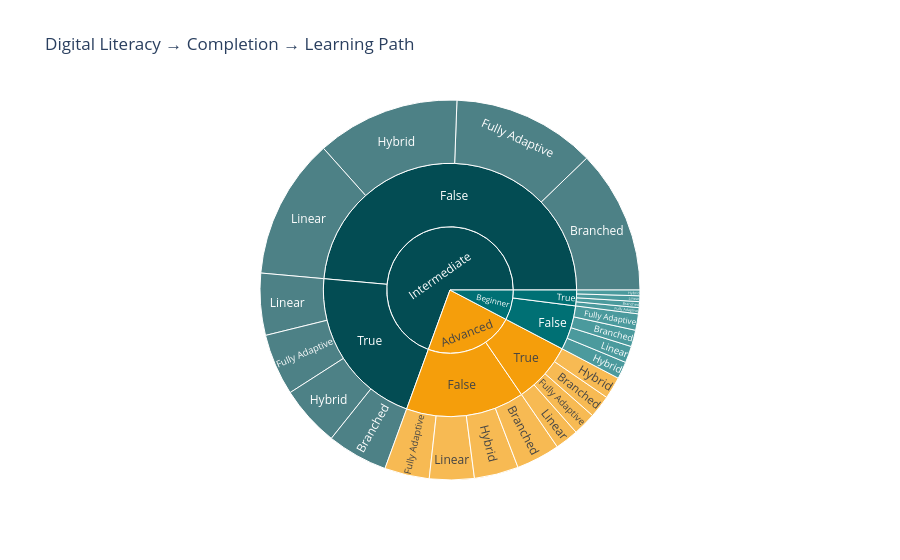

Notebook cell for this chart:
### Code cell
df['count'] = 1

fig = px.sunburst(
    df,
    path=['literacy_tier', 'course_completed','learning_path_type'],
    values='count',
    color='literacy_tier',
    color_discrete_sequence=[yellow, teal, dark_teal],
    title='Digital Literacy → Completion → Learning Path')

fig.show()

# fig.write_image("chart.png")

### Figure 1 — Plotly figure (JSON) as saved in the notebook; plotly's stock layout.template omitted (floating-point values rounded to 4 significant figures)
{"data": [{"branchvalues": "total", "customdata": [["Advanced"], ["Advanced"], ["Advanced"], ["Advanced"], ["Advanced"], ["Advanced"], ["Advanced"], ["Advanced"], ["Advanced"], ["Advanced"], ["Advanced"], ["Beginner"], ["Beginner"], ["Beginner"], ["Beginner"], ["Beginner"], ["Beginner"], ["Beginner"], ["Beginner"], ["Beginner"], ["Beginner"], ["Beginner"], ["Intermediate"], ["Intermediate"], ["Intermediate"], ["Intermediate"], ["Intermediate"], ["Intermediate"], ["Intermediate"], ["Intermediate"], ["Intermediate"], ["Intermediate"], ["Intermediate"]], "domain": {"x": [0, 1], "y": [0, 1]}, "hovertemplate": "labels=%{label}<br>count=%{value}<br>parent=%{parent}<br>id=%{id}<br>literacy_tier=%{customdata[0]}<extra></extra>", "ids": ["Advanced/False/Branched", "Advanced/True/Hybrid", "Advanced/True/Linear", "Advanced/False/Hybrid", "Advanced/False", "Advanced/True", "Advanced/False/Fully Adaptive", "Advanced/True/Fully Adaptive", "Advanced/False/Linear", "Advanced", "Advanced/True/Branched", "Beginner/False/Hybrid", "Beginner/True/Fully Adaptive", "Beginner/True/Branched", "Beginner/True/Linear", "Beginner/True", "Beginner/True/Hybrid", "Beginner/False", "Beginner/False/Branched", "Beginner/False/Fully Adaptive", "Beginner/False/Linear", "Beginner", "Intermediate", "Intermediate/True/Branched", "Intermediate/False/Hybrid", "Intermediate/True/Linear", "Intermediate/True/Fully Adaptive", "Intermediate/False", "Intermediate/True/Hybrid", "Intermediate/True", "Intermediate/False/Fully Adaptive", "Intermediate/False/Branched", "Intermediate/False/Linear"], "labels": ["Branched", "Hybrid", "Linear", "Hybrid", "False", "True", "Fully Adaptive", "Fully Adaptive", "Linear", "Advanced", "Branched", "Hybrid", "Fully Adaptive", "Branched", "Linear", "True", "Hybrid", "False", "Branched", "Fully Adaptive", "Linear", "Beginner", "Intermediate", "Branched", "Hybrid", "Linear", "Fully Adaptive", "False", "Hybrid", "True", "Fully Adaptive", "Branched", "Linear"], "marker": {"colors": ["#F59E0B", "#F59E0B", "#F59E0B", "#F59E0B", "#F59E0B", "#F59E0B", "#F59E0B", "#F59E0B", "#F59E0B", "#F59E0B", "#F59E0B", "#007074", "#007074", "#007074", "#007074", "#007074", "#007074", "#007074", "#007074", "#007074", "#007074", "#007074", "#034C53", "#034C53", "#034C53", "#034C53", "#034C53", "#034C53", "#034C53", "#034C53", "#034C53", "#034C53", "#034C53"]}, "name": "", "parents": ["Advanced/False", "Advanced/True", "Advanced/True", "Advanced/False", "Advanced", "Advanced", "Advanced/False", "Advanced/True", "Advanced/False", "", "Advanced/True", "Beginner/False", "Beginner/True", "Beginner/True", "Beginner/True", "Beginner", "Beginner/True", "Beginner", "Beginner/False", "Beginner/False", "Beginner/False", "", "", "Intermediate/True", "Intermediate/False", "Intermediate/True", "Intermediate/True", "Intermediate", "Intermediate/True", "Intermediate", "Intermediate/False", "Intermediate/False", "Intermediate/False"], "type": "sunburst", "values": [3720.0, 1881.0, 1997.0, 3771.0, 15110.0, 7770.0, 3816.0, 1964.0, 3803.0, 22880.0, 1928.0, 1462.0, 524.0, 503.0, 492.0, 2007.0, 488.0, 5675.0, 1408.0, 1395.0, 1410.0, 7682.0, 69440.0, 5175.0, 12180.0, 5268.0, 5237.0, 48580.0, 5183.0, 20860.0, 12200.0, 12220.0, 11970.0]}], "layout": {"legend": {"tracegroupgap": 0}, "sunburstcolorway": ["#F59E0B", "#007074", "#034C53"], "title": {"text": "Digital Literacy → Completion → Learning Path"}}}
